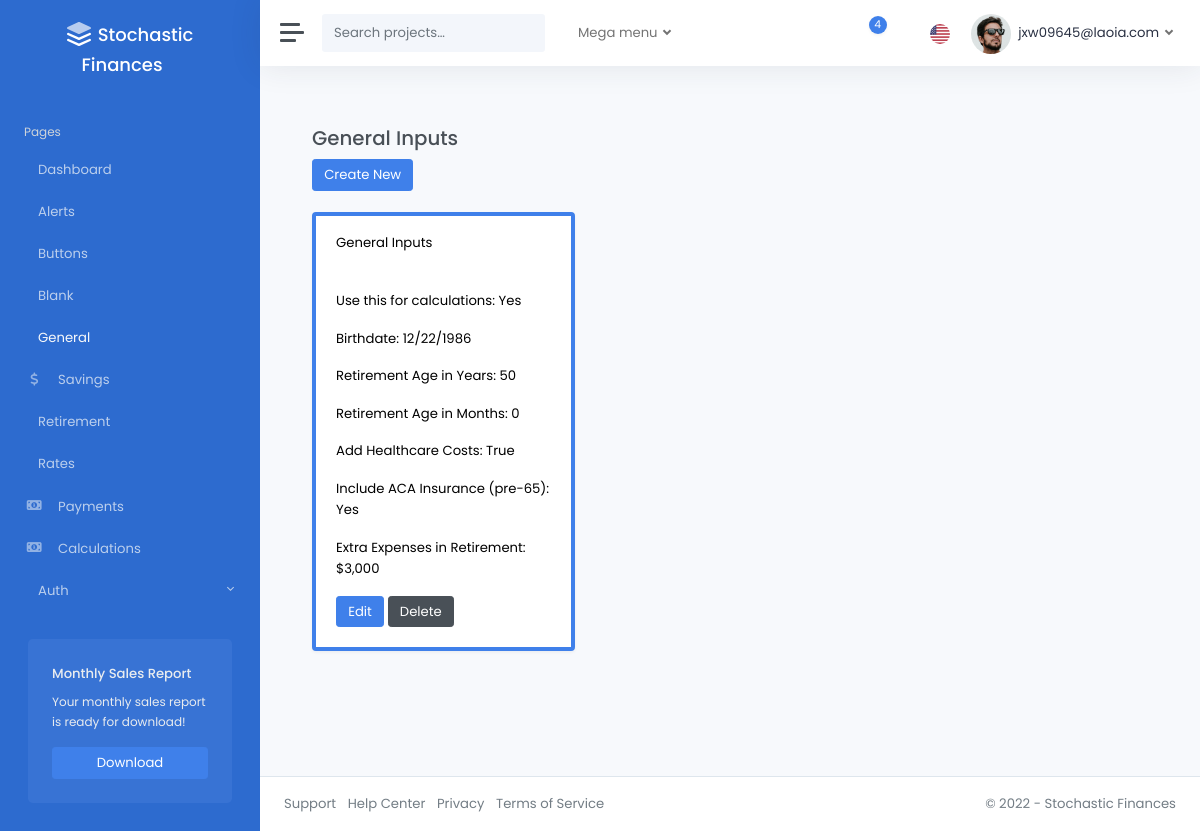
Page /general/ (signed in) on the earlier database version.
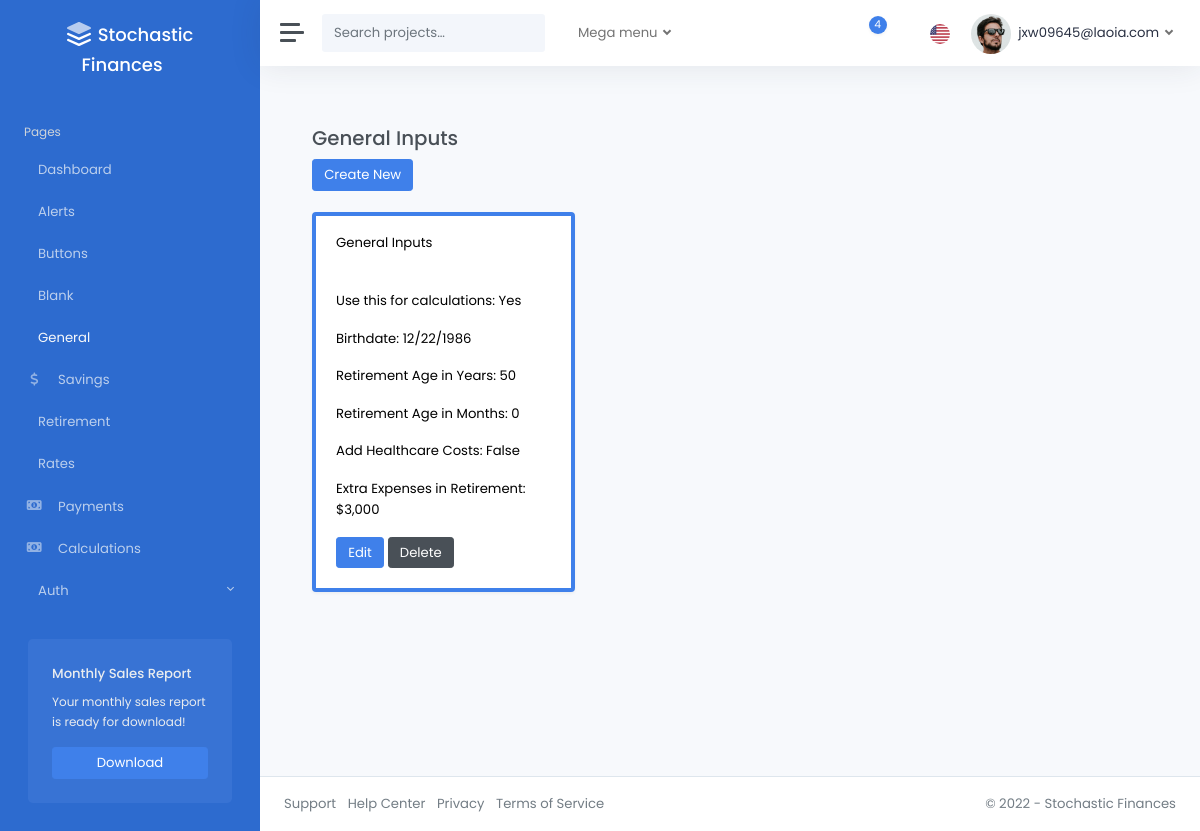
Same page on the later database version.
### accounts/models.py (models this page shows, shortened)
class CustomUser(AbstractUser):
    pass

### pages/models.py (models this page shows)
class GeneralInputsModel(models.Model):
    is_active = models.BooleanField(
        default=False,
    )
    birthdate = models.DateField(
        validators=[validate_range_birthdate],
    )
    retirement_age_yrs = models.IntegerField(
        validators=[validate_range_age_yrs],
    )
    retirement_age_mos = models.IntegerField(
        validators=[validate_range_age_mos],
    )
    add_healthcare = models.BooleanField(
        default=False,
    )
    include_pre_medicare_insurance = models.BooleanField(
        default=False,
    )
    add_medical_bills = models.BooleanField(
        default=False,
    )
    monthly_medical_bills = models.FloatField(
        validators=[validate_monthly_medical_bills, decimal_validator],
        default=0,
    )
    retirement_extra_expenses = models.FloatField(
        validators=[validate_retirement_extra_expenses, decimal_validator],
        default=0,
    )
    created_by = models.ForeignKey(
        CustomUser,
        related_name="general_inputs",
        on_delete=models.CASCADE,
        null=True,
        blank=True,
    )
    modified_at = models.DateTimeField(auto_now=True)
    class Meta:
        verbose_name_plural = "General_Inputs"

### pages/views.py (the view)
# urls.py: path("general/", general_inputs_dashboard, name="general_inputs_dashboard"),
@login_required
def general_inputs_dashboard(request):
    general_inputs_models = GeneralInputsModel.objects.filter(created_by=request.user)
    return render(
        request,
        "pages/general_inputs.html",
        {"general_inputs": general_inputs_models},
    )

### templates/pages/general_inputs.html (shortened to what this page needs)
{% extends 'layouts/_base.html' %}
{% load static %}
{% block content %}
<div class="container">
  <br />
  <h3>General Inputs</h3>
  <div>
    <a href="{% url 'general_inputs_create'%}" class="btn btn-primary">Create New</a>
  </div>
  <br />
  <div class="row">
    {% for item in general_inputs %}
      <div class="col-md-4">
        <div class="card shadow {% if item.is_active %}border-primary{% else %}border-dark{% endif %} mb-3 text-black" style="border-width: {% if item.is_active %}4px{% else %}3px{% endif %};">
          <div class="card-header">General Inputs</div>
          <div class="card-body">
            <p class="card-text">Use this for calculations: {{ item.is_active|yesno|title }}</p>
            <p class="card-text">Birthdate: {{ item.birthdate|date:"n/j/Y" }}</p>
            <p class="card-text">Retirement Age in Years: {{ item.retirement_age_yrs }}</p>
            <p class="card-text">Retirement Age in Months: {{ item.retirement_age_mos }}</p>
            <p class="card-text">Add Healthcare Costs: {{ item.add_healthcare }}</p>
            {% if item.add_healthcare %}
            <p class="card-text">Include ACA Insurance (pre-65): {{ item.include_pre_medicare_insurance|yesno:"Yes,No" }}</p>
            {% endif %}
            <p class="card-text">Extra Expenses in Retirement: ${{ item.retirement_extra_expenses|floatformat:"0g" }}</p>
            <a href="{% url 'general_inputs_edit' item.id %}" class="btn btn-primary">Edit</a>
            <a href="{% url 'general_inputs_delete' item.id %}" class="btn btn-secondary">Delete</a>
          </div>
        </div>
      </div>
    {% endfor %}
  </div>
</div>
{% endblock %}

### templates/layouts/_base.html (shortened to what this page needs)
{% load static %}
<!DOCTYPE html>
<html lang="en">
<head>
  {% include 'layouts/includes/meta.html' %}
</head>
<body data-theme="colored" data-layout="fluid" data-sidebar-position="left" data-sidebar-behavior="sticky">
  <div class="wrapper">
    {% include 'layouts/includes/sidebar.html' %}
    <div class="main">
      {% include 'layouts/includes/navbar.html' %}
      <main class="content">
        <div class="container-fluid p-0">
          {% block content %}
          {% endblock content %}
        </div>
      </main>
      {% include 'layouts/includes/footer.html' %}
    </div>
  </div>
</body>
</html>

### templates/layouts/includes/meta.html (shortened to what this page needs)
{% load static %}
{% block css %}
<link rel="stylesheet" href="{% static 'css/light.css' %}">
{% endblock %}

### templates/layouts/includes/sidebar.html (shortened to what this page needs)
<nav id="sidebar" class="sidebar">
  <div class="sidebar-content js-simplebar">
    <a class="sidebar-brand" href="{% url 'home' %}">
      <span class="align-middle me-3">Stochastic Finances</span>
    </a>
    <ul class="sidebar-nav">
      <li class="sidebar-header">
        Pages
      </li>
      <li class="sidebar-item{% if request.path == "/" %} active{% endif %}">
        <a class="sidebar-link" href="{% url 'home' %}">
           <span class="align-middle">Dashboard</span>
        </a>
      </li>
      <li class="sidebar-item{% if request.path == "/alerts/" %} active{% endif %}">
        <a class="sidebar-link" href="{% url 'alerts' %}">
           <span class="align-middle">Alerts</span>
        </a>
      </li>
      <li class="sidebar-item{% if request.path == "/buttons/" %} active{% endif %}">
        <a class="sidebar-link" href="{% url 'buttons' %}">
           <span class="align-middle">Buttons</span>
        </a>
      </li>
      <li class="sidebar-item{% if request.path == "/blank/" %} active{% endif %}">
        <a class="sidebar-link" href="{% url 'blank' %}">
           <span class="align-middle">Blank</span>
        </a>
      </li>
      <li class="sidebar-item{% if request.path == "/general/" %} active{% endif %}">
        <a class="sidebar-link" href="{% url 'general_inputs_dashboard' %}">
           <span class="align-middle">General</span>
        </a>
      </li>
      <li class="sidebar-item{% if request.path == "/savings/" %} active{% endif %}">
        <a class="sidebar-link" href="{% url 'savings_inputs_dashboard' %}">
          <i class="align-middle fas fa-fw fa-dollar-sign"></i> <span class="align-middle">Savings</span>
        </a>
      </li>
      <li class="sidebar-item{% if request.path == "/retirement/" %} active{% endif %}">
        <a class="sidebar-link" href="{% url 'retirement_inputs_dashboard' %}">
           <span class="align-middle">Retirement</span>
        </a>
      </li>
      <li class="sidebar-item{% if request.path == "/rates/" %} active{% endif %}">
        <a class="sidebar-link" href="{% url 'rates_inputs_dashboard' %}">
           <span class="align-middle">Rates</span>
        </a>
      </li>
      <li class="sidebar-item{% if request.path == "/payments/" %} active{% endif %}">
        <a class="sidebar-link" href="{% url 'payments_inputs_dashboard' %}">
          <i class="align-middle fas fa-fw fa-money-bill-alt"></i> <span class="align-middle">Payments</span>
        </a>
      </li>
      <li class="sidebar-item{% if request.path == "/calculations/" %} active{% endif %}">
        <a class="sidebar-link" href="{% url 'calculations' %}">
          <i class="align-middle fas fa-fw fa-money-bill-alt"></i> <span class="align-middle">Calculations</span>
        </a>
      </li>
      <li class="sidebar-item">
        <a data-bs-target="#auth" data-bs-toggle="collapse" class="sidebar-link collapsed">
           <span class="align-middle">Auth</span>
        </a>
      </li>
    </ul>
    <div class="sidebar-cta">
      <div class="sidebar-cta-content">
        <strong class="d-inline-block mb-2">Monthly Sales Report</strong>
        <div class="mb-3 text-sm">
          Your monthly sales report is ready for download!
        </div>
        <div class="d-grid">
          <a href="https://themes.getbootstrap.com/product/appstack-responsive-admin-template/" class="btn btn-primary" target="_blank">Download</a>
        </div>
      </div>
    </div>
  </div>
</nav>

### templates/layouts/includes/navbar.html (shortened to what this page needs)
{% load static %}
<nav class="navbar navbar-expand navbar-light navbar-bg">
  <a class="sidebar-toggle">
    <i class="hamburger align-self-center"></i>
  </a>
  <form class="d-none d-sm-inline-block">
    <div class="input-group input-group-navbar">
      <input type="text" class="form-control" placeholder="Search projects…" aria-label="Search">
      <button class="btn" type="button">
      </button>
    </div>
  </form>
  <ul class="navbar-nav">
    <li class="nav-item px-2 dropdown">
      <a class="nav-link dropdown-toggle" href="#" id="servicesDropdown" role="button" data-bs-toggle="dropdown" aria-haspopup="true" aria-expanded="false">
        Mega menu
      </a>
    </li>
  </ul>
  <div class="navbar-collapse collapse">
    <ul class="navbar-nav navbar-align">
      <li class="nav-item dropdown">
        <a class="nav-icon dropdown-toggle" href="#" id="messagesDropdown" data-bs-toggle="dropdown">
          <div class="position-relative">
            <span class="indicator">4</span>
          </div>
        </a>
      </li>
      <li class="nav-item dropdown">
        <a class="nav-icon dropdown-toggle" href="#" id="alertsDropdown" data-bs-toggle="dropdown">
        </a>
      </li>
      <li class="nav-item dropdown">
        <a class="nav-flag dropdown-toggle" href="#" id="languageDropdown" data-bs-toggle="dropdown">
          <img src="{% static 'img/flags/us.png' %}" alt="English" />
        </a>
      </li>
      {% if user.is_authenticated %}
        <li class="nav-item dropdown">
          <a class="nav-link dropdown-toggle d-none d-sm-inline-block" href="#" data-bs-toggle="dropdown">
            <img src="{% static 'img/avatars/avatar.jpg' %}" class="avatar img-fluid rounded-circle me-1" alt="{{ user.email }}" /> <span class="text-dark">{{ user.email }}</span>
          </a>
        </li>
      {% else %}
        <li class="nav-item">
          <a class="nav-link" href="{% url 'account_login' %}">Sign In <i class="ml-2" data-feather="log-in"></i></a>
        </li>
      {% endif %}
    </ul>
  </div>
</nav>

### templates/layouts/includes/footer.html
<footer class="footer">
  <div class="container-fluid">
    <div class="row text-muted">
      <div class="col-6 text-start">
        <ul class="list-inline">
          <li class="list-inline-item">
            <a class="text-muted" href="#">Support</a>
          </li>
          <li class="list-inline-item">
            <a class="text-muted" href="#">Help Center</a>
          </li>
          <li class="list-inline-item">
            <a class="text-muted" href="#">Privacy</a>
          </li>
          <li class="list-inline-item">
            <a class="text-muted" href="#">Terms of Service</a>
          </li>
        </ul>
      </div>
      <div class="col-6 text-end">
        <p class="mb-0">
          &copy; 2022 - <a href="index.html" class="text-muted">Stochastic Finances</a>
        </p>
      </div>
    </div>
  </div>
</footer>

### templates/layouts/includes/scripts.html (shortened to what this page needs)
{% load static %}

Differences in the rows shown:
changed GeneralInputsModel "Yes": add_healthcare "True" → "False"; include_pre_medicare_insurance "Yes" → (not shown)
